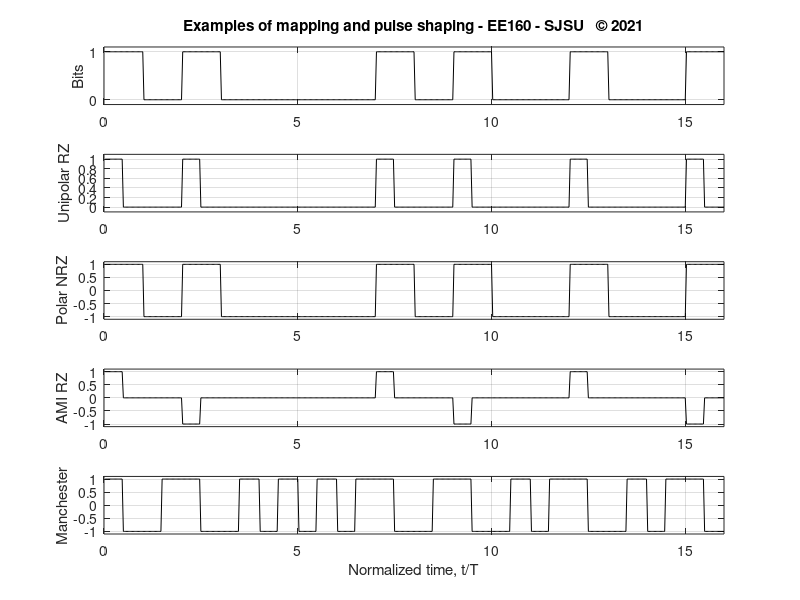

MATLAB code to generate this figure:
% File: pulse_shaping3.m
% Description: Illustration of various mappings and pulse shapes
% For the students of EE 160. Fall 2006. San Jose State University.
% Modified Fall 2012 and 2021. 

clear
seed = mod(1e6*now, 100000);
rng(seed,'twister');                    % Not the same seed at start

A = 1;                                  % Pulse amplitude
T = 1;                                  % Bit duration

bit = round(rand(1,16));                % Bit sequence

polar = [ -A +A ];                      % Polar mapping

M = 32;                                 % Oversampling ratio (must be even)
T_bits = T*length(bit);                 % Duration of bit stream
t = 1/M:1/M:T_bits ;                    % Time scale

bit_M= [];
for i=1:length(bit)
    bit_M = [bit_M bit(i)*ones(1,M)];   % Oversampled bit stream
end

p_NRZ(1:M)=1;                           % NRZ pulse
p_RZ(1:M/2)=1; p_RZ(M/2:M)=0;           % RZ pulse
p_M(1:M/2) =1; p_M(M/2:M)=-1;            % Manchester pulse

% (a) Unipolar NRZ
for i=1:length(bit)
    for j=(i-1)*M+1:i*M
        s_UNRZ(j) = bit(i)*A*p_NRZ(j-(i-1)*M);
    end
end

% (b) Unipolar RZ
for i=1:length(bit)
    for j=(i-1)*M+1:i*M
        s_URZ(j) = bit(i)*A*p_RZ(j-(i-1)*M);
    end
end

% (c) Polar NRZ
for i=1:length(bit)
    for j=(i-1)*M+1:i*M
        s_PNRZ(j) = polar(bit(i)+1)*p_NRZ(j-(i-1)*M);
    end
end

% (d) Polar RZ
for i=1:length(bit)
    for j=(i-1)*M+1:i*M
        s_PRZ(j) = polar(bit(i)+1)*p_RZ(j-(i-1)*M);
    end
end

% (e) AMI NRZ
st = [-A*ones(1,M)];                    % Inital amplitude -A
for i=1:length(bit)
    if bit(i), st = -st; end
    for j=(i-1)*M+1:i*M
        AMI_NRZ(j) = bit(i)*st(j-(i-1)*M)*p_NRZ(j-(i-1)*M);
    end
end

% (f) AMI RZ
st = [-A*ones(1,M)];                    % Inital amplitude -A
for i=1:length(bit)
    if bit(i), st = -st; end
    for j=(i-1)*M+1:i*M
        AMI_RZ(j) = bit(i)*st(j-(i-1)*M)*p_RZ(j-(i-1)*M);
    end
end

% (g) Manchester
for i=1:length(bit)
    for j=(i-1)*M+1:i*M
        s_M(j) = polar(bit(i)+1)*p_M(j-(i-1)*M);
    end
end

% Plot all signals
figure
subplot(5,1,1)
plot(t,bit_M,'k'); ylabel ('Bits'); axis ([ 0 T_bits  -0.1 1.1 ])
set(gca,'YTick',[0 1])
grid on
title('Examples of mapping and pulse shaping - EE160 - SJSU   \copyright 2021')
subplot(5,1,2)
plot(t,s_URZ,'k'); ylabel ('Unipolar RZ'); axis ([ 0 T_bits  -0.1*A 1.1*A ]);
grid on
subplot(5,1,3)
plot(t,s_PNRZ,'k'); ylabel ('Polar NRZ'); axis ([ 0 T_bits  -1.1*A 1.1*A ])
grid on
subplot(5,1,4)
plot(t,AMI_RZ,'k'); ylabel ('AMI RZ'); axis ([ 0 T_bits  -1.1*A 1.1*A ]);
grid on
subplot(5,1,5)
plot(t,s_M,'k'); ylabel ('Manchester'); axis ([ 0 T_bits  -1.1*A 1.1*A ])
grid on
xlabel('Normalized time, t/T')
